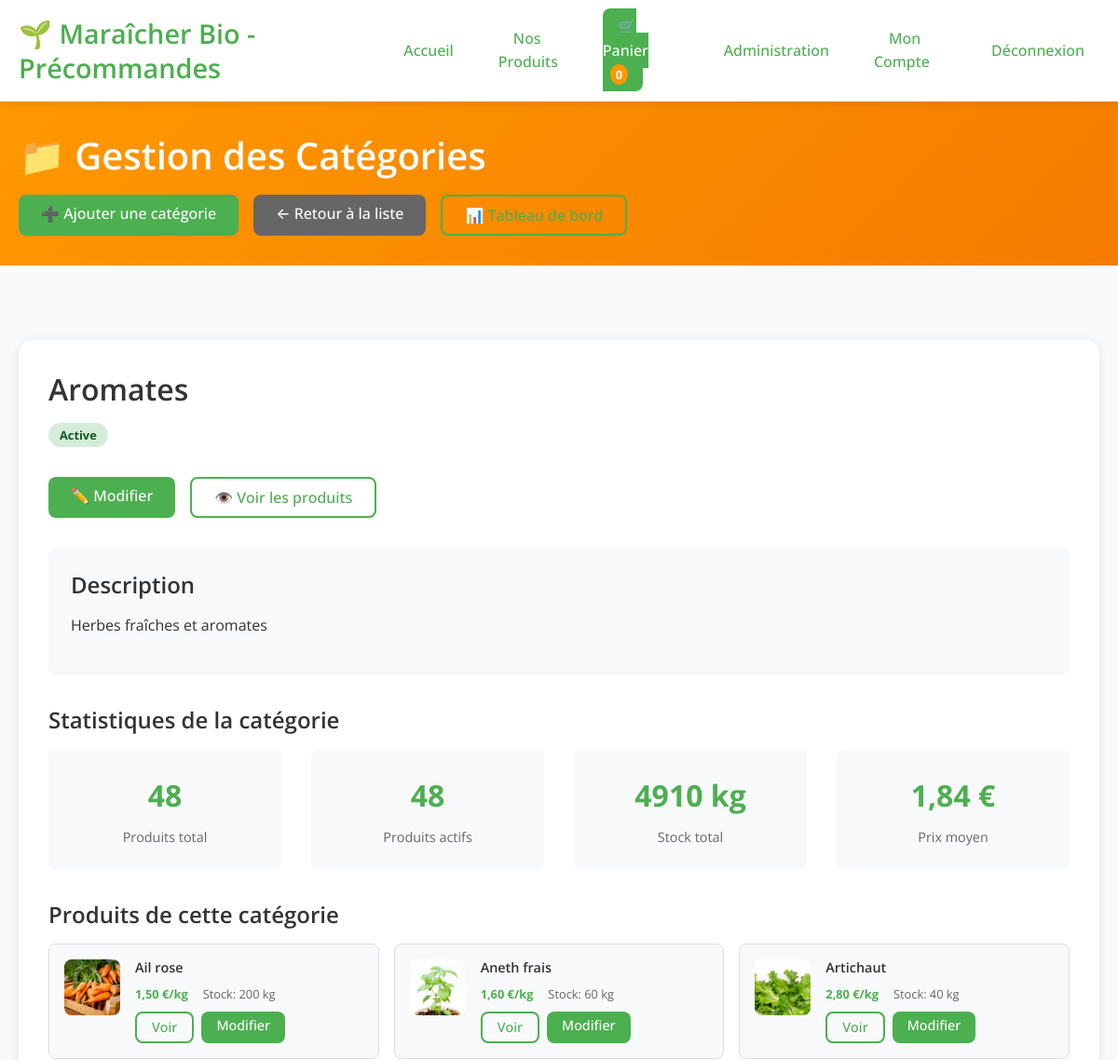
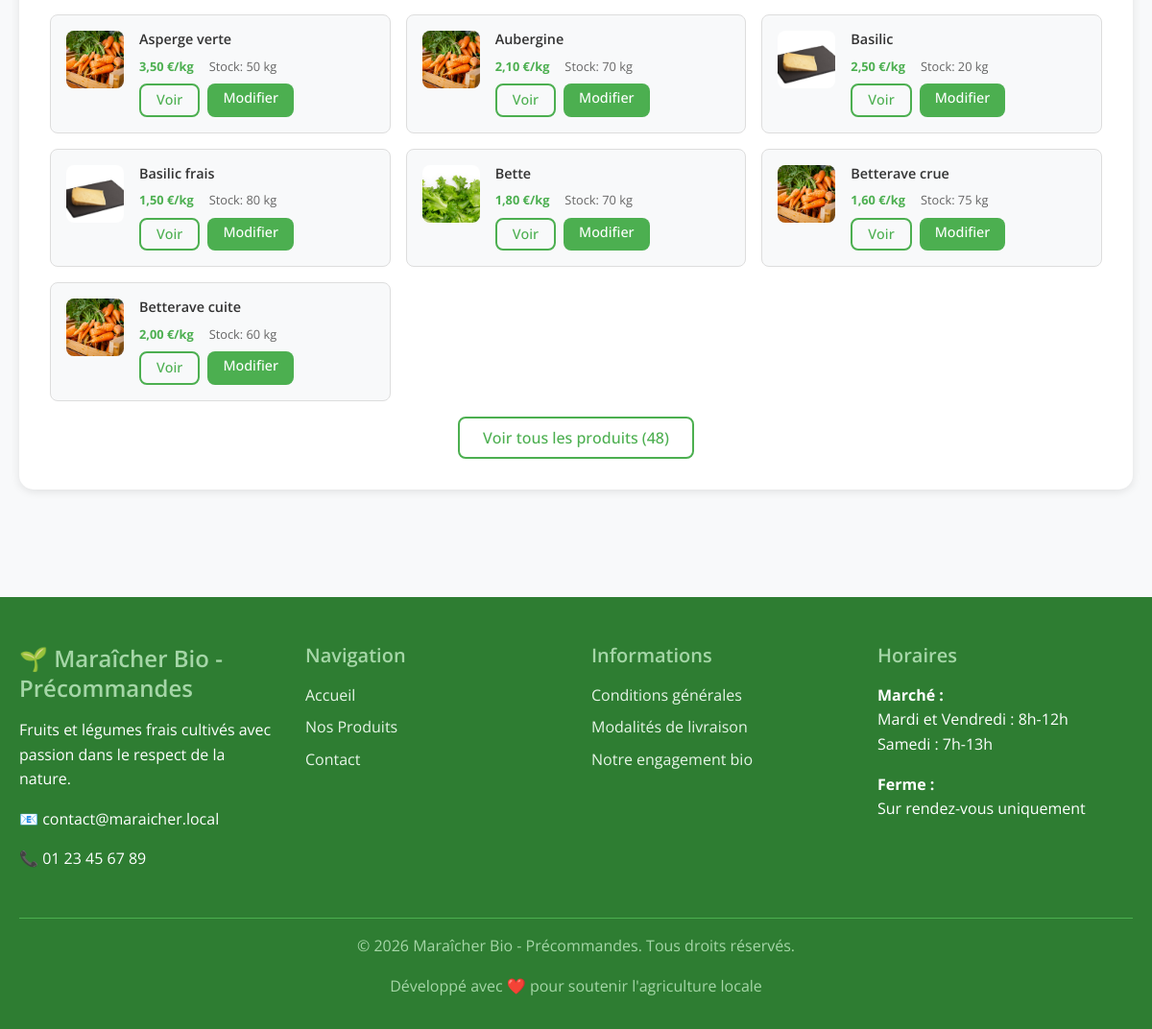
Page /admin/categories.php?action=view&id=5 (signed in) on the committed database (2 pictures, top to bottom).
### tables this page shows
CREATE TABLE `categories` (
  `id` int(11) NOT NULL,
  `nom` varchar(50) NOT NULL,
  `description` text DEFAULT NULL,
  `actif` tinyint(1) DEFAULT 1
);

CREATE TABLE `produits` (
  `id` int(11) NOT NULL,
  `nom` varchar(100) NOT NULL,
  `description` text DEFAULT NULL,
  `prix` decimal(10,2) NOT NULL,
  `stock` int(11) NOT NULL DEFAULT 0,
  `image` varchar(255) DEFAULT NULL,
  `categorie_id` int(11) DEFAULT NULL,
  `actif` tinyint(1) DEFAULT 1,
  `date_creation` datetime DEFAULT current_timestamp()
);

### includes/config.php (called while the page is built, shortened)
<?php
function format_price($price) {
    return number_format($price, 2, ',', ' ') . ' €';
}
?>

### admin/categories.php (the view, shortened to what this page needs)
<?php
require_once '../includes/config.php';
$action = $_GET['action'] ?? 'list';
$category_id = isset($_GET['id']) ? (int)$_GET['id'] : 0;
$category = null;
if (($action === 'edit' || $action === 'view') && $category_id > 0) {
    $stmt = $pdo->prepare("SELECT * FROM categories WHERE id = ?");
    $stmt->execute([$category_id]);
    $category = $stmt->fetch();
}
$categories = [];
include '../includes/header.php';
?>
<section class="admin-header">
    <div class="container">
        <h1>📁 Gestion des Catégories</h1>
        <div class="admin-actions">
            <?php if ($action !== 'add'): ?>
                <a href="?action=add" class="btn btn-primary">➕ Ajouter une catégorie</a>
            <?php endif; ?>
            <?php if ($action !== 'list'): ?>
                <a href="categories.php" class="btn btn-secondary">← Retour à la liste</a>
            <?php endif; ?>
            <a href="dashboard.php" class="btn btn-outline">📊 Tableau de bord</a>
        </div>
    </div>
</section>
<section class="admin-content">
    <div class="container">
        <?php if ($action === 'list'): ?>
            <div class="categories-management">
                <div class="filters-section">
                    <form method="get" action="" class="admin-filters">
                        <div class="filter-group">
                            <input type="text" name="search" placeholder="Rechercher une catégorie..."
                                   value="<?php echo htmlspecialchars($search ?? ''); ?>">
                        </div>
                        <div class="filter-group">
                            <select name="status">
                                <option value="all" <?php echo ($status_filter === 'all') ? 'selected' : ''; ?>>Tous les statuts</option>
                                <option value="active" <?php echo ($status_filter === 'active') ? 'selected' : ''; ?>>Actives</option>
                                <option value="inactive" <?php echo ($status_filter === 'inactive') ? 'selected' : ''; ?>>Inactives</option>
                            </select>
                        </div>
                        <button type="submit" class="btn btn-primary">Filtrer</button>
                        <a href="categories.php" class="btn btn-outline">Réinitialiser</a>
                    </form>
                </div>
                <div class="table-responsive">
                    <table class="admin-table">
                        <thead>
                            <tr>
                                <th>Nom</th>
                                <th>Description</th>
                                <th>Produits</th>
                                <th>Statut</th>
                                <th>Actions</th>
                            </tr>
                        </thead>
                        <tbody>
                            <?php if (!empty($categories)): ?>
                                <?php foreach ($categories as $cat): ?>
                                    <tr class="<?php echo $cat['actif'] ? '' : 'inactive-row'; ?>">
                                        <td>
                                            <strong><?php echo htmlspecialchars($cat['nom']); ?></strong>
                                        </td>
                                        <td>
                                            <div class="category-description">
                                                <?php echo htmlspecialchars(substr($cat['description'], 0, 80)); ?>
                                                <?php if (strlen($cat['description']) > 80) echo '...'; ?>
                                            </div>
                                        </td>
                                        <td class="products-cell">
                                            <div class="products-info">
                                                <span class="total-products"><?php echo $cat['nb_produits']; ?> total</span>
                                                <span class="active-products"><?php echo $cat['nb_produits_actifs']; ?> actifs</span>
                                            </div>
                                        </td>
                                        <td>
                                            <span class="status-badge <?php echo $cat['actif'] ? 'status-active' : 'status-inactive'; ?>">
                                                <?php echo $cat['actif'] ? 'Active' : 'Inactive'; ?>
                                            </span>
                                        </td>
                                        <td class="actions-cell">
                                            <div class="action-buttons">
                                                <a href="?action=view&id=<?php echo $cat['id']; ?>"
                                                   class="btn btn-small btn-outline" title="Voir">👁️</a>
                                                <a href="?action=edit&id=<?php echo $cat['id']; ?>"
                                                   class="btn btn-small btn-primary" title="Modifier">✏️</a>
                                                <?php if ($cat['nb_produits'] == 0): ?>
                                                    <form method="post" action="?action=delete&id=<?php echo $cat['id']; ?>"
                                                          style="display: inline;"
                                                          onsubmit="return confirmDelete('Êtes-vous sûr de vouloir supprimer cette catégorie ?')">
                                                        <button type="submit" class="btn btn-small btn-danger" title="Supprimer">🗑️</button>
                                                    </form>
                                                <?php else: ?>
                                                    <button class="btn btn-small btn-disabled" title="Catégorie non vide" disabled>🗑️</button>
                                                <?php endif; ?>
                                            </div>
                                        </td>
                                    </tr>
                                <?php endforeach; ?>
                            <?php else: ?>
                                <tr>
                                    <td colspan="5" class="no-data">
                                        <?php if (!empty($search) || $status_filter !== 'all'): ?>
                                            Aucune catégorie ne correspond aux critères de recherche.
                                        <?php else: ?>
                                            Aucune catégorie enregistrée. <a href="?action=add">Ajouter la première catégorie</a>
                                        <?php endif; ?>
                                    </td>
                                </tr>
                            <?php endif; ?>
                        </tbody>
                    </table>
                </div>
                <div class="table-stats">
                    <p><?php echo count($categories); ?> catégorie(s) affichée(s)</p>
                </div>
            </div>
        <?php elseif ($action === 'view'): ?>
            <div class="category-view-section">
                <div class="category-details">
                    <div class="category-header">
                        <div class="category-info">
                            <h2><?php echo htmlspecialchars($category['nom']); ?></h2>
                            <div class="category-meta">
                                <span class="status-badge <?php echo $category['actif'] ? 'status-active' : 'status-inactive'; ?>">
                                    <?php echo $category['actif'] ? 'Active' : 'Inactive'; ?>
                                </span>
                            </div>
                            <div class="category-actions">
                                <a href="?action=edit&id=<?php echo $category['id']; ?>" class="btn btn-primary">✏️ Modifier</a>
                                <a href="produits.php?category=<?php echo $category['id']; ?>" class="btn btn-outline">👁️ Voir les produits</a>
                            </div>
                        </div>
                    </div>
                    <?php if (!empty($category['description'])): ?>
                        <div class="category-description-full">
                            <h3>Description</h3>
                            <p><?php echo nl2br(htmlspecialchars($category['description'])); ?></p>
                        </div>
                    <?php endif; ?>
                    <?php
                    $stmt = $pdo->prepare("
                        SELECT
                            COUNT(*) as nb_produits,
                            COUNT(CASE WHEN actif = 1 THEN 1 END) as nb_produits_actifs,
                            COALESCE(SUM(stock), 0) as stock_total,
                            COALESCE(AVG(prix), 0) as prix_moyen
                        FROM produits
                        WHERE categorie_id = ?
                    ");
                    $stmt->execute([$category['id']]);
                    $stats = $stmt->fetch();
                    ?>
                    <div class="category-stats">
                        <h3>Statistiques de la catégorie</h3>
                        <div class="stats-grid">
                            <div class="stat-item">
                                <div class="stat-number"><?php echo $stats['nb_produits']; ?></div>
                                <div class="stat-label">Produits total</div>
                            </div>
                            <div class="stat-item">
                                <div class="stat-number"><?php echo $stats['nb_produits_actifs']; ?></div>
                                <div class="stat-label">Produits actifs</div>
                            </div>
                            <div class="stat-item">
                                <div class="stat-number"><?php echo $stats['stock_total']; ?> kg</div>
                                <div class="stat-label">Stock total</div>
                            </div>
                            <div class="stat-item">
                                <div class="stat-number"><?php echo format_price($stats['prix_moyen']); ?></div>
                                <div class="stat-label">Prix moyen</div>
                            </div>
                        </div>
                    </div>
                    <?php if ($stats['nb_produits'] > 0): ?>
                        <?php
                        $stmt = $pdo->prepare("
                            SELECT id, nom, prix, stock, actif, image
                            FROM produits
                            WHERE categorie_id = ?
                            ORDER BY actif DESC, nom ASC
                            LIMIT 10
                        ");
                        $stmt->execute([$category['id']]);
                        $products = $stmt->fetchAll();
                        ?>
                        <div class="category-products">
                            <h3>Produits de cette catégorie</h3>
                            <div class="products-preview">
                                <?php foreach ($products as $product): ?>
                                    <div class="product-preview-item <?php echo $product['actif'] ? '' : 'inactive'; ?>">
                                        <?php if ($product['image']): ?>
                                            <img src="../assets/uploads/<?php echo htmlspecialchars($product['image']); ?>"
                                                 alt="<?php echo htmlspecialchars($product['nom']); ?>"
                                                 class="product-preview-image">
                                        <?php else: ?>
                                            <div class="no-image-preview">📦</div>
                                        <?php endif; ?>
                                        <div class="product-preview-info">
                                            <h4><?php echo htmlspecialchars($product['nom']); ?></h4>
                                            <div class="product-preview-meta">
                                                <span class="price"><?php echo format_price($product['prix']); ?>/kg</span>
                                                <span class="stock">Stock: <?php echo $product['stock']; ?> kg</span>
                                            </div>
                                            <div class="product-preview-actions">
                                                <a href="produits.php?action=view&id=<?php echo $product['id']; ?>" class="btn btn-small btn-outline">Voir</a>
                                                <a href="produits.php?action=edit&id=<?php echo $product['id']; ?>" class="btn btn-small btn-primary">Modifier</a>
                                            </div>
                                        </div>
                                    </div>
                                <?php endforeach; ?>
                            </div>
                            <?php if ($stats['nb_produits'] > 10): ?>
                                <div class="view-more">
                                    <a href="produits.php?category=<?php echo $category['id']; ?>" class="btn btn-outline">
                                        Voir tous les produits (<?php echo $stats['nb_produits']; ?>)
                                    </a>
                                </div>
                            <?php endif; ?>
                        </div>
                    <?php endif; ?>
                </div>
            </div>
        <?php endif; ?>
    </div>
</section>
<?php include '../includes/footer.php'; ?>

### rows in the picture
categories: nom "Aromates", description "Herbes fraîches et aromates"
produits: image (picture), nom "Ail rose", prix "1,50 €", stock "200"
produits: image (picture), nom "Aneth frais", prix "1,60 €", stock "60"
produits: image (picture), nom "Artichaut", prix "2,80 €", stock "40"
produits: image (picture), nom "Asperge verte", prix "3,50 €", stock "50"
produits: image (picture), nom "Aubergine", prix "2,10 €", stock "70"
produits: image (picture), nom "Basilic", prix "2,50 €", stock "20"
produits: image (picture), nom "Basilic frais", prix "1,50 €", stock "80"
produits: image (picture), nom "Bette", prix "1,80 €", stock "70"
produits: image (picture), nom "Betterave crue", prix "1,60 €", stock "75"
produits: image (picture), nom "Betterave cuite", prix "2,00 €", stock "60"

### other values in the picture
SITE_NAME "Maraîcher Bio - Précommandes"
$cart_count "0"
$stats['nb_produits'] "48"
$stats['nb_produits_actifs'] "48"
$stats['stock_total'] "4910"
format_price($stats['prix_moyen']) "1,84 €"
SITE_EMAIL "contact@maraicher.local"
